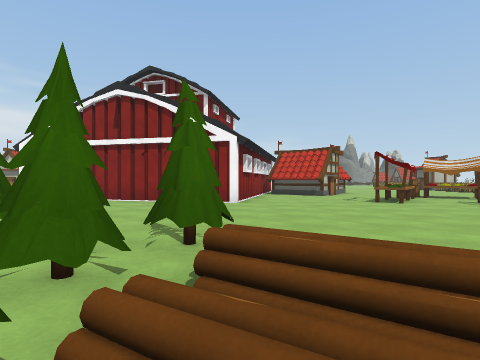
view 1 (above)

24 first-person views from a walk through a Unity game level. The camera is 1.2 m above the floor, looks level and sees 80° across. The floor is counted in squares, 2 m on a side. Each view is taken from the middle of a square. On the plan, view 1 faces up. The plan holds only what a view shows up to about 9 squares ahead; the rest is blank. The place goes on beyond the plan. The player character is not drawn. Some animated figures are not drawn. Some surface patterns are stand-ins.

view 2
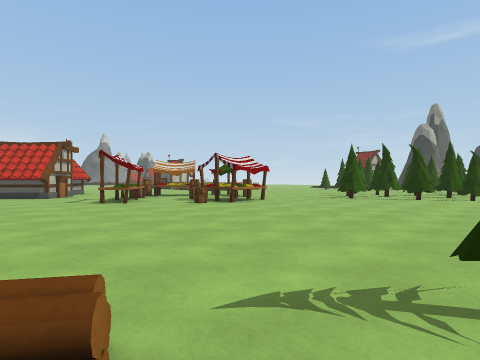

view 3
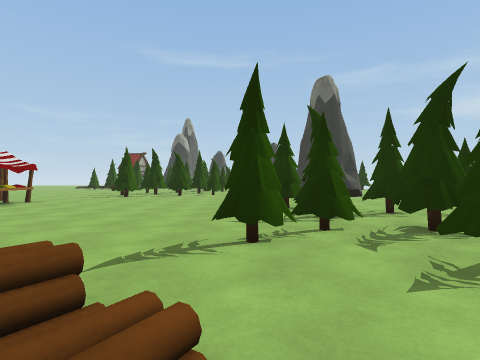

view 4
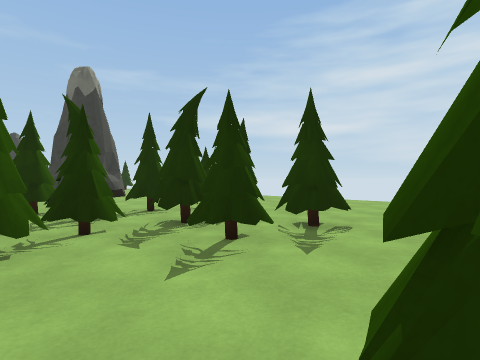

view 5
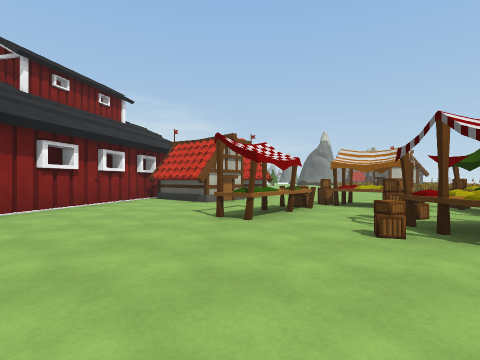

view 6
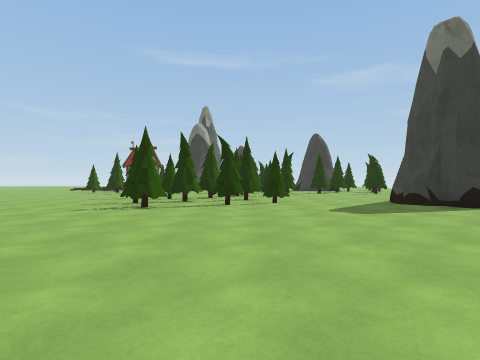

view 7
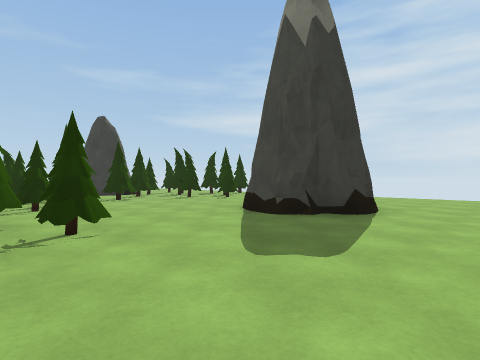

view 8
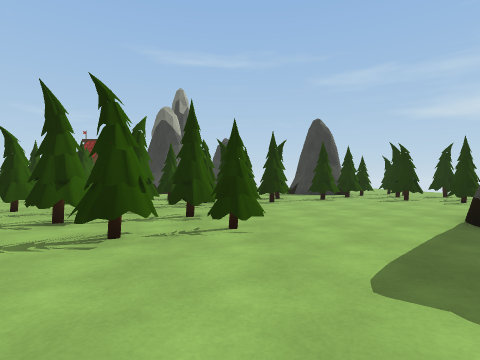

view 9
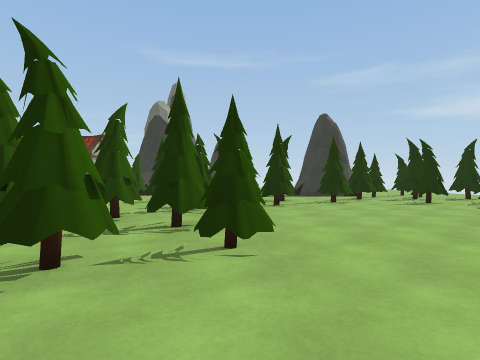

view 10
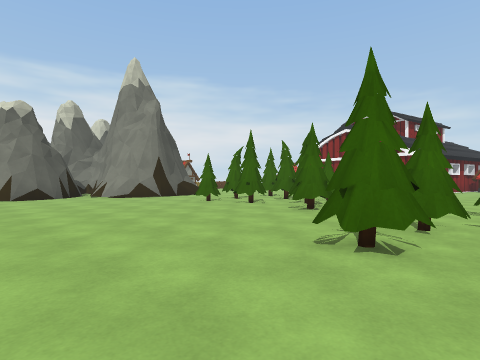

view 11
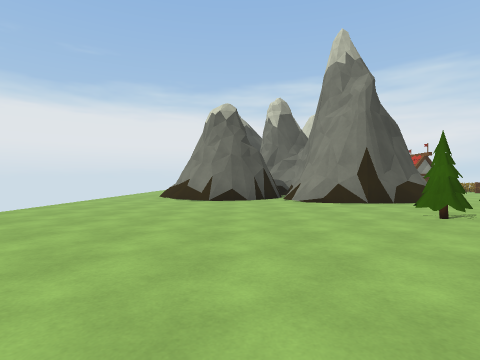

view 12
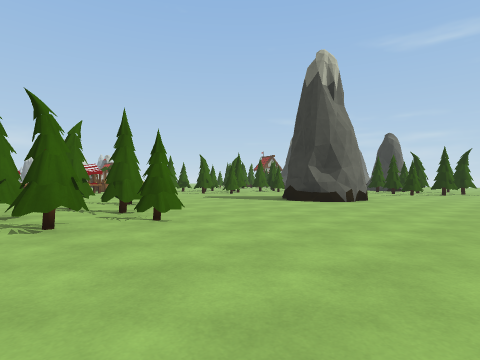

view 13
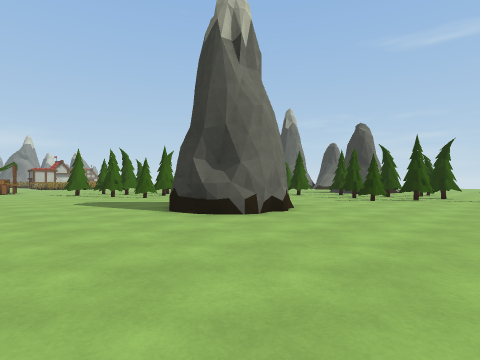

view 14
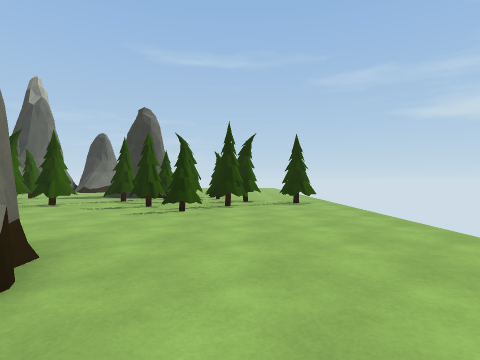

view 15
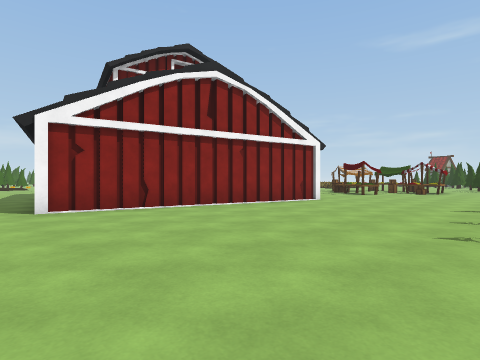

view 16
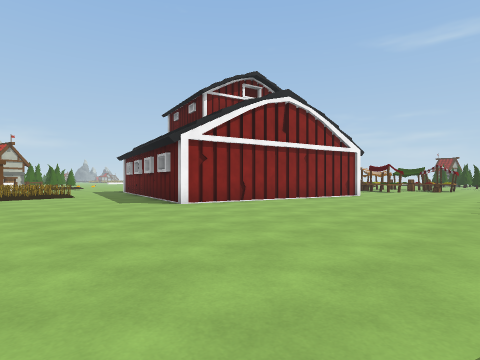

view 17
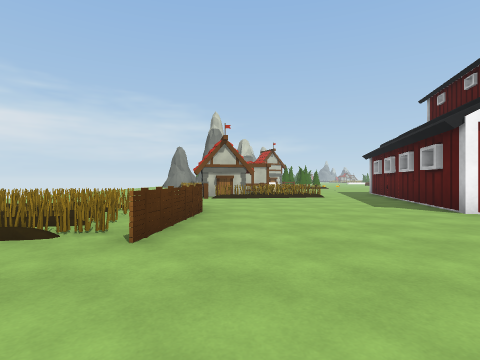

view 18
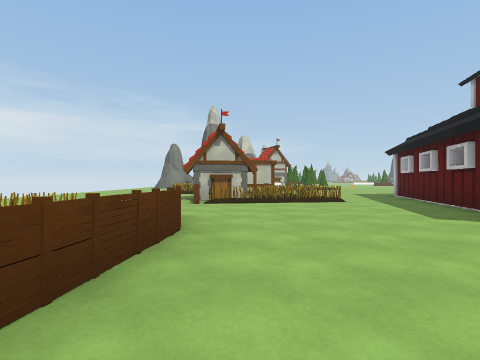

view 19
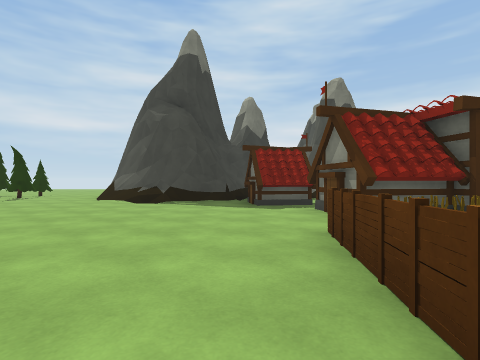

view 20
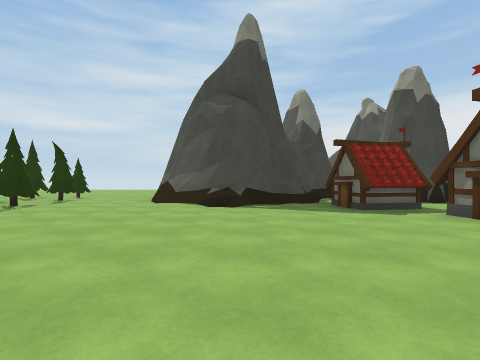

view 21
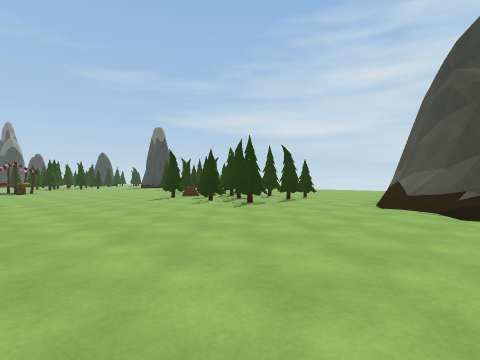

view 22
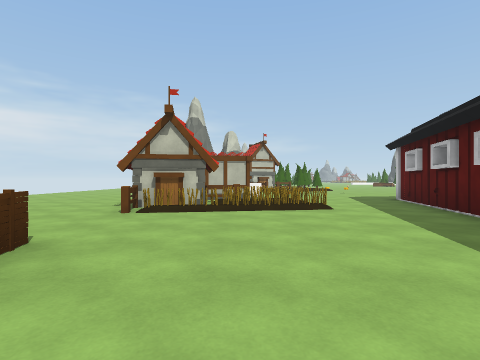

view 23
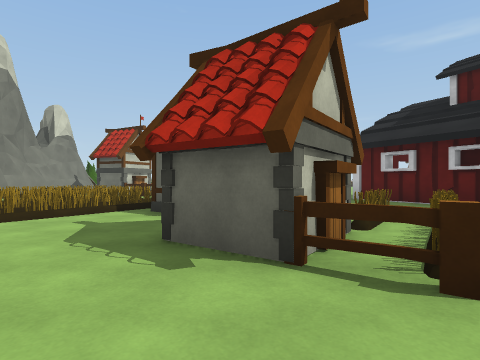

view 24
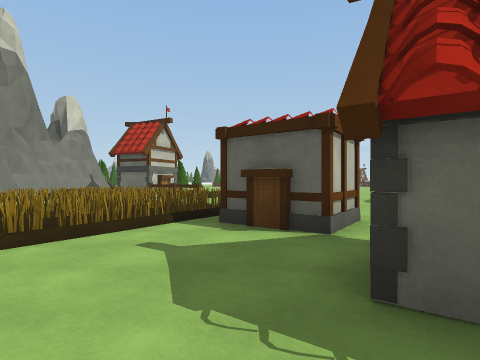

### Floor plan
Key: @ floor where view 1 was taken; # wall or solid block; x gap in a wall; . floor; = window, fence, low wall or low ledge; ^ raised ledge; B barn; T thing the floor can be seen under or through.
Columns run from 14 left of view 1 to 19 right of it. Each row starts with its distance up from view 1.
 25  ##
 24
 23      =
 22  === =
 21  ==.
 20  ====
 19 ====#
 18 ...#   ..
 17 ...##....
 16 ....=....BBB
 15 .###==..BB
 14 .###==..B
 13 ........B
 12  .......B      ####.
 11   ......B     BB.#.....
 10 ===.....B     B....=###.
  9 ===....B##BBB B....^.###  ..
  8 ===.........##B...##..## ...
  7 ===..................##.....
  6 .x..................##........
  5 ##.......................# T..
  4  #......................#.TT....
  3  ##.......####............TTT..#
  2 ..#.###...####...........TTT.###
  1 ########..####==.........TTT.#=###
  0     #  #..####@..#............##..
 -1        #..###.#..#.##.............
 -2       ##........##.............#..
 -3       #.........#..#.....##.....#.
 -4       #...........##.....##...#.##
 -5       #.......................#.##
 -6       #.......................###.
 -7       .......   ...............##.
 -8       ......     ..............x..

Where each view was taken, in squares from view 1:
view 1: 0 up, 0 right, facing up
view 2: 0 up, 1 right, facing up-right
view 3: 0 up, 0 right, facing right
view 4: 0 up, 0 right, facing down-right
view 5: 3 up, 4 right, facing up
view 6: 2 up, 4 right, facing right
view 7: 2 up, 8 right, facing down-right
view 8: 1 up, 8 right, facing right
view 9: 1 up, 9 right, facing right
view 10: 6 down, 3 right, facing up-left
view 11: 4 down, 1 right, facing left
view 12: 8 down, 3 right, facing up-right
view 13: 8 down, 7 right, facing up-right
view 14: 6 down, 10 right, facing right
view 15: 3 up, 8 left, facing up-right
view 16: 3 up, 11 left, facing up-right
view 17: 4 up, 11 left, facing up
view 18: 6 up, 11 left, facing up
view 19: 10 up, 11 left, facing down
view 20: 9 up, 9 left, facing down
view 21: 8 up, 9 left, facing down-right
view 22: 8 up, 10 left, facing up
view 23: 13 up, 14 left, facing up-right
view 24: 15 up, 14 left, facing up-right
